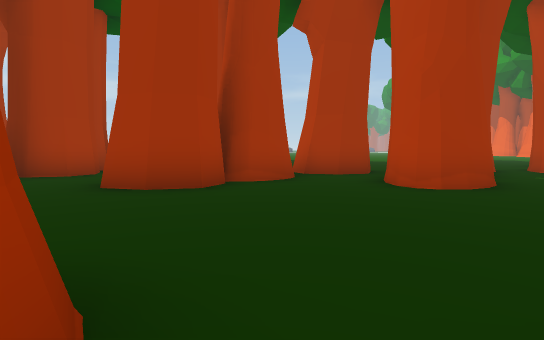
View 1 (above)

12 first-person views from a walk through a scene from a Unity 3-D project. The camera is 1.2 m above the floor, tilts 4° down and sees 85° across. The floor is counted in squares, 2 m on a side. Each view is taken from the middle of a square. On the plan, view 1 faces up. The plan holds only what a view shows up to about 9 squares ahead; the rest is blank. The place goes on beyond the plan. Some surface patterns are stand-ins.

View 2
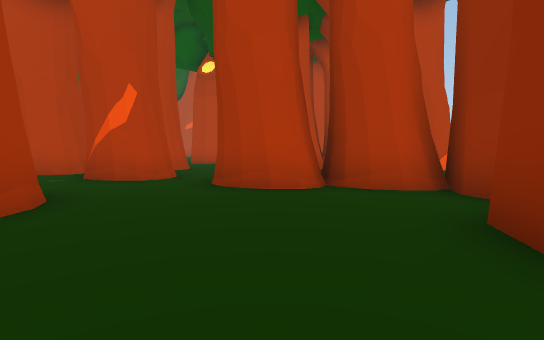

View 3
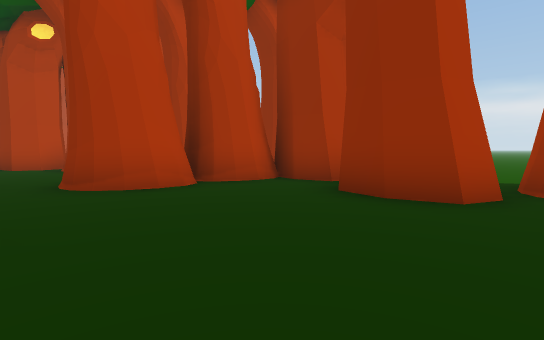

View 4
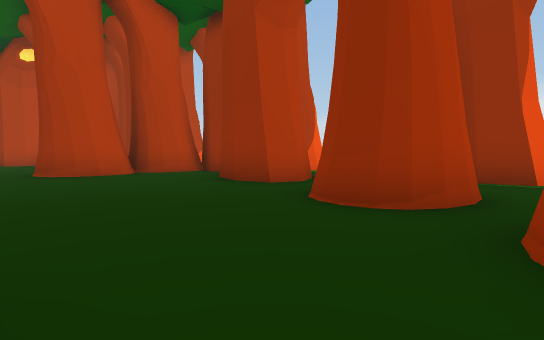

View 5
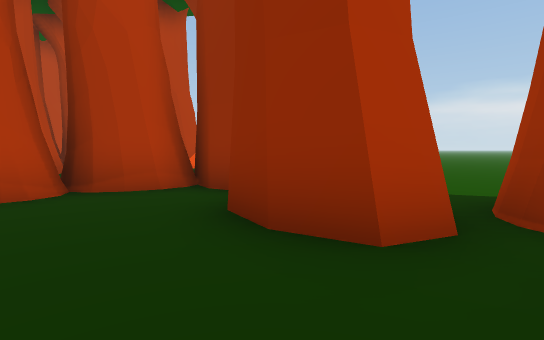

View 6
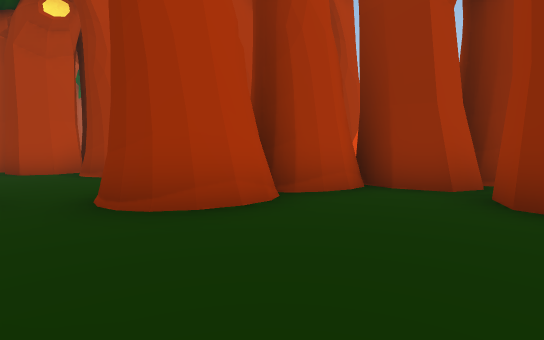

View 7
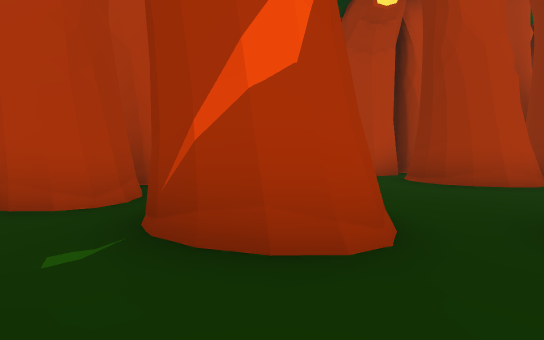

View 8
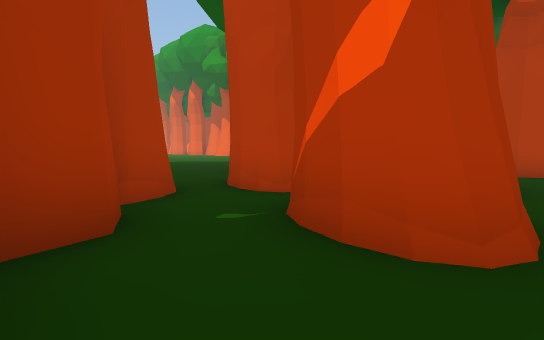

View 9
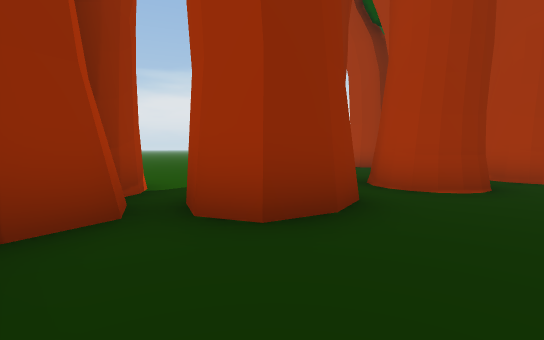

View 10
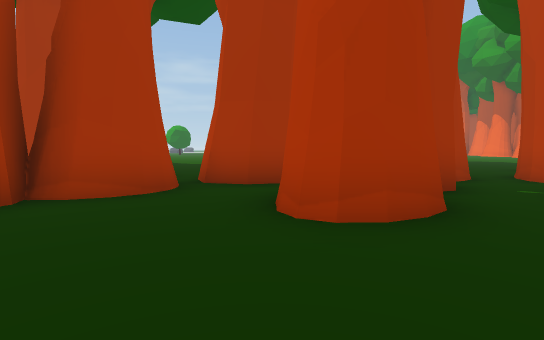

View 11
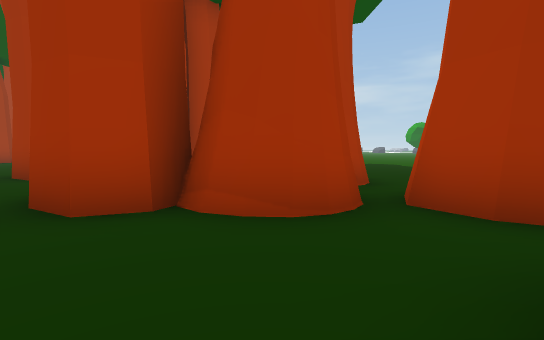

View 12
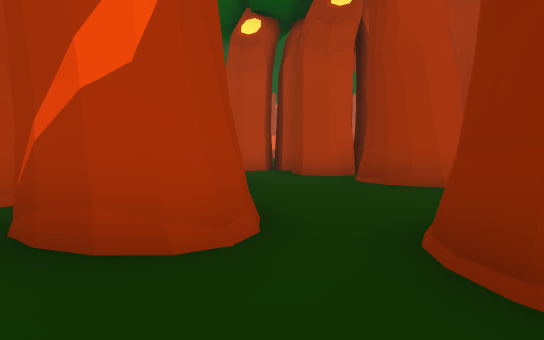

### Floor plan
Key: @ floor where view 1 was taken; # wall or solid block; x gap in a wall; . floor; T tree; O other object.
Columns run from 3 left of view 1 to 14 right of it. Each row starts with its distance up from view 1.
 13  ..
 12  ..        ..
 11  ..        ..
 10 T...      ..
  9 TTT.     T..TT
  8  T .T   TTT  T
  7    #.#T##.TT T
  6   ##..T#..x  T
  5 T##..TT..T .TT.T#
  4 .........T......T
  3 ........TT....T##
  2 T.......T ..####
  1 TTT.....T  .TTT#T
  0 .T#@T#..TTT T TTT
 -1 ..T###T#T T T T OO
 -2 ..T#..##    TT  O
 -3 T#  .TTT TT TT
 -4     ..
 -5    ...
 -6    ...
 -7    ...
 -8     ..
 -9     ..

Where each view was taken, in squares from view 1:
view 1: 0 up, 0 right, facing up
view 2: 2 up, 0 right, facing right
view 3: 4 up, 0 right, facing down-right
view 4: 4 up, 3 left, facing down-right
view 5: 2 up, 0 right, facing down-right
view 6: 4 up, 2 right, facing down-right
view 7: 5 up, 4 right, facing right
view 8: 4 up, 4 right, facing up-right
view 9: 2 up, 4 right, facing down-left
view 10: 2 up, 2 right, facing up
view 11: 4 up, 2 right, facing up-left
view 12: 4 up, 4 right, facing right
